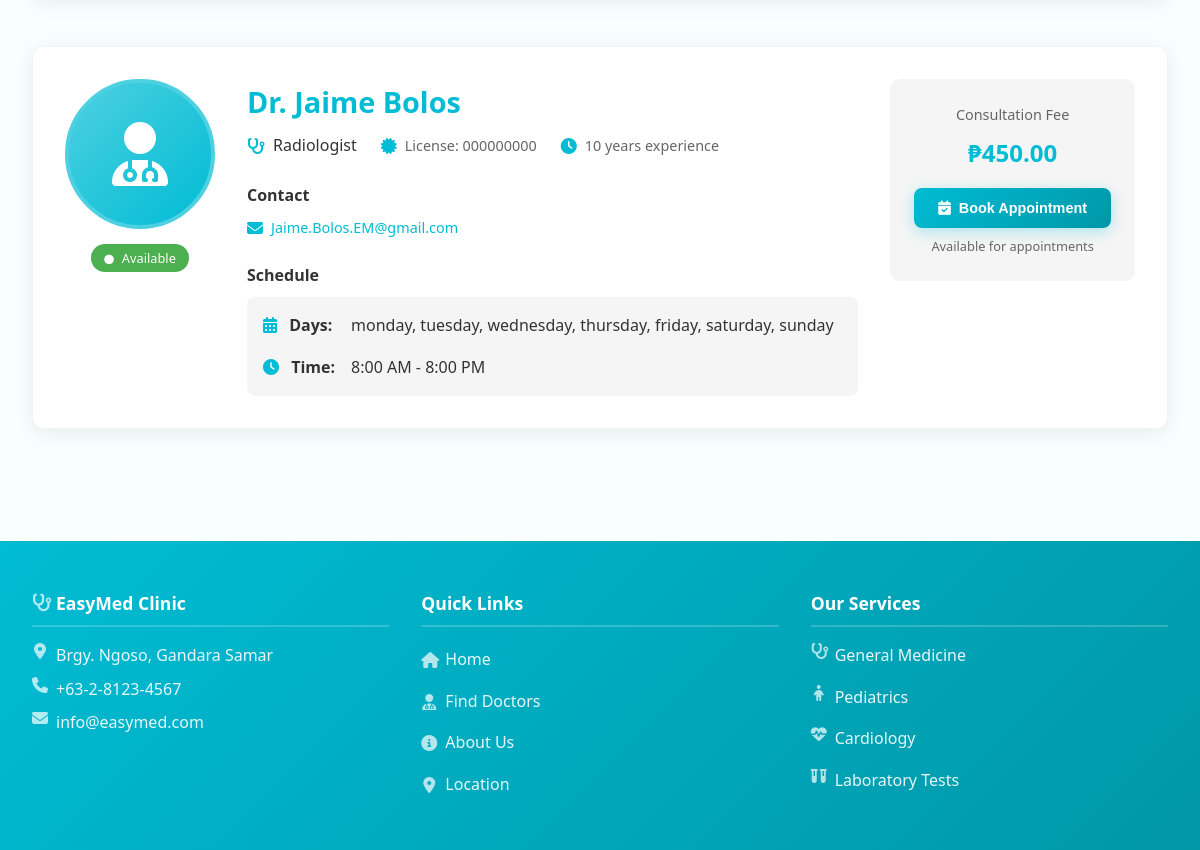
Page /doctors.php (lower part) on the earlier database version.
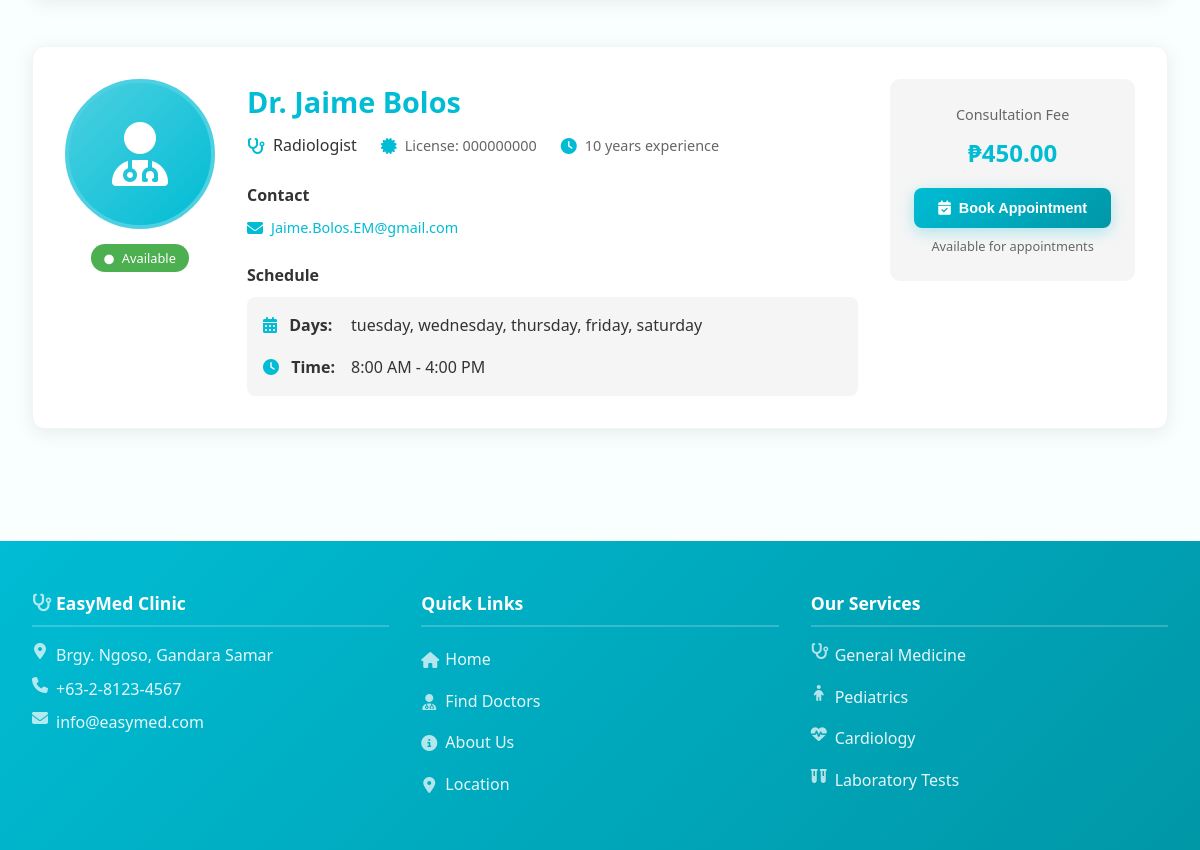
Same page on the later database version.
### tables this page shows
CREATE TABLE doctors (
                    id INTEGER PRIMARY KEY AUTOINCREMENT,
                    user_id INTEGER,
                    specialty VARCHAR(100),
                    license_number VARCHAR(50),
                    phone VARCHAR(20),
                    experience_years INTEGER DEFAULT 0,
                    consultation_fee DECIMAL(10,2) DEFAULT 0.00,
                    schedule_days TEXT,
                    schedule_time_start TIME,
                    schedule_time_end TIME,
                    biography TEXT,
                    is_available INTEGER DEFAULT 1,
                    status VARCHAR(20) DEFAULT 'active' CHECK (status IN ('active', 'inactive')),
                    created_at DATETIME DEFAULT CURRENT_TIMESTAMP,
                    FOREIGN KEY (user_id) REFERENCES users(id)
                );

CREATE TABLE users (
                    id INTEGER PRIMARY KEY AUTOINCREMENT,
                    username VARCHAR(50) UNIQUE NOT NULL,
                    email VARCHAR(100) UNIQUE NOT NULL,
                    password VARCHAR(255) NOT NULL,
                    first_name VARCHAR(50),
                    last_name VARCHAR(50),
                    profile_image VARCHAR(255),
                    role VARCHAR(20) DEFAULT 'patient' CHECK (role IN ('admin', 'doctor', 'patient')),
                    is_active INTEGER DEFAULT 1,
                    status VARCHAR(20) DEFAULT 'pending' CHECK (status IN ('active', 'inactive', 'pending')),
                    created_at DATETIME DEFAULT CURRENT_TIMESTAMP,
                    updated_at DATETIME DEFAULT CURRENT_TIMESTAMP
                , email_verified INTEGER DEFAULT 0, phone TEXT, date_of_birth TEXT, gender TEXT, address TEXT);

### includes/database.php (called while the page is built, shortened)
<?php
class Database {
    private $connection;
    private static $instance = null;
    public static function getInstance() {
        if (self::$instance === null) {
            self::$instance = new self();
        }
        return self::$instance;
    }
    private function connect() {
        try {
            if (DB_TYPE === 'sqlite') {
                $this->connection = new PDO(
                    "sqlite:" . SQLITE_PATH,
                    null,
                    null,
                    array(
                        PDO::ATTR_ERRMODE => PDO::ERRMODE_EXCEPTION,
                        PDO::ATTR_DEFAULT_FETCH_MODE => PDO::FETCH_ASSOC
                    )
                );
                $this->connection->exec('PRAGMA foreign_keys = ON');
            }
        } catch (PDOException $e) {
            die("Database connection failed: " . $e->getMessage());
        }
    }
    public function query($sql, $params = array()) {
        try {
            $stmt = $this->connection->prepare($sql);
            $stmt->execute($params);
            return $stmt;
        } catch (PDOException $e) {
            error_log("Database query error: " . $e->getMessage());
            throw $e;
        }
    }
    public function fetchAll($sql, $params = array()) {
        $stmt = $this->query($sql, $params);
        return $stmt->fetchAll();
    }
}
?>

### includes/functions.php (called while the page is built, shortened)
<?php
require_once 'database.php';
function formatTime($time, $format = 'g:i A') {
    $timestamp = strtotime($time);
    return date($format, $timestamp);
}
?>

### doctors.php (the view, shortened to what the changed rows need)
<?php
require_once 'includes/header.php';
$db = Database::getInstance();
$doctors = $db->fetchAll("
    SELECT u.id, u.first_name, u.last_name, u.email, u.profile_image,
           d.id as doctor_id, d.specialty, d.license_number, d.biography,
           d.consultation_fee, d.experience_years, d.schedule_days,
           d.schedule_time_start, d.schedule_time_end, d.is_available, d.phone
    FROM users u
    JOIN doctors d ON u.id = d.user_id
    WHERE u.role = 'doctor' AND u.is_active = 1
    ORDER BY u.first_name
");
?>
<section class="section">
    <div class="container">
        <?php if (!empty($doctors)): ?>
            <div style="display: grid; gap: 3rem;">
                <?php foreach ($doctors as $index => $doctor): ?>
                    <div class="card" style="<?php echo $index % 2 === 0 ? '' : 'background: linear-gradient(135deg, rgba(0, 188, 212, 0.05), rgba(77, 208, 225, 0.05));'; ?>">
                        <div style="display: grid; grid-template-columns: auto 1fr auto; gap: 2rem; align-items: start;">
                            <div style="text-align: center;">
                                <?php if (!empty($doctor['profile_image']) && file_exists('assets/images/' . $doctor['profile_image'])): ?>
                                    <img src="<?php echo SITE_URL; ?>/assets/images/<?php echo htmlspecialchars($doctor['profile_image']); ?>"
                                         alt="Dr. <?php echo htmlspecialchars($doctor['first_name'] . ' ' . $doctor['last_name']); ?>"
                                         style="width: 150px; height: 150px; border-radius: 50%; object-fit: cover; border: 4px solid var(--light-cyan);">
                                <?php else: ?>
                                    <div style="width: 150px; height: 150px; background: linear-gradient(135deg, var(--light-cyan), var(--primary-cyan)); border-radius: 50%; display: flex; align-items: center; justify-content: center; border: 4px solid var(--light-cyan);">
                                        <i class="fas fa-user-md" style="font-size: 4rem; color: white;"></i>
                                    </div>
                                <?php endif; ?>
                                <div style="margin-top: 1rem;">
                                    <?php if ($doctor['is_available']): ?>
                                        <span style="background-color: var(--success); color: white; padding: 0.3rem 0.8rem; border-radius: 20px; font-size: 0.8rem; font-weight: 500;">
                                            <i class="fas fa-circle" style="font-size: 0.6rem; margin-right: 0.3rem;"></i>
                                            Available
                                        </span>
                                    <?php endif; ?>
                                </div>
                            </div>
                            <div>
                                <h3 style="color: var(--primary-cyan); margin-bottom: 0.5rem; font-size: 1.8rem;">
                                    Dr. <?php echo htmlspecialchars($doctor['first_name'] . ' ' . $doctor['last_name']); ?>
                                </h3>
                                <div style="display: flex; flex-wrap: wrap; gap: 1.5rem; margin-bottom: 1.5rem;">
                                    <div style="display: flex; align-items: center;">
                                        <i class="fas fa-stethoscope" style="color: var(--primary-cyan); margin-right: 0.5rem;"></i>
                                        <span style="font-weight: 500; color: var(--text-dark);">
                                            <?php echo htmlspecialchars($doctor['specialty']); ?>
                                        </span>
                                    </div>
                                    <div style="display: flex; align-items: center;">
                                        <i class="fas fa-certificate" style="color: var(--primary-cyan); margin-right: 0.5rem;"></i>
                                        <span style="color: var(--text-light); font-size: 0.9rem;">
                                            License: <?php echo htmlspecialchars($doctor['license_number']); ?>
                                        </span>
                                    </div>
                                    <?php if ($doctor['experience_years'] > 0): ?>
                                        <div style="display: flex; align-items: center;">
                                            <i class="fas fa-clock" style="color: var(--primary-cyan); margin-right: 0.5rem;"></i>
                                            <span style="color: var(--text-light); font-size: 0.9rem;">
                                                <?php echo $doctor['experience_years']; ?> years experience
                                            </span>
                                        </div>
                                    <?php endif; ?>
                                </div>
                                <div style="margin-bottom: 1.5rem;">
                                    <h4 style="color: var(--text-dark); margin-bottom: 0.5rem; font-size: 1rem;">Contact</h4>
                                    <div style="display: flex; flex-wrap: wrap; gap: 1rem;">
                                        <?php if (!empty($doctor['email'])): ?>
                                            <div style="display: flex; align-items: center;">
                                                <i class="fas fa-envelope" style="color: var(--primary-cyan); margin-right: 0.5rem;"></i>
                                                <a href="mailto:<?php echo htmlspecialchars($doctor['email']); ?>"
                                                   style="color: var(--primary-cyan); text-decoration: none; font-size: 0.9rem;">
                                                    <?php echo htmlspecialchars($doctor['email']); ?>
                                                </a>
                                            </div>
                                        <?php endif; ?>
                                    </div>
                                </div>
                                <div>
                                    <h4 style="color: var(--text-dark); margin-bottom: 0.5rem; font-size: 1rem;">Schedule</h4>
                                    <div style="background-color: var(--light-gray); padding: 1rem; border-radius: 8px;">
                                        <div style="display: grid; grid-template-columns: auto 1fr; gap: 1rem; align-items: center;">
                                            <div>
                                                <i class="fas fa-calendar-alt" style="color: var(--primary-cyan); margin-right: 0.5rem;"></i>
                                                <strong>Days:</strong>
                                            </div>
                                            <div style="color: var(--text-dark);">
                                                <?php
                                                $days = explode(',', $doctor['schedule_days']);
                                                echo htmlspecialchars(implode(', ', $days));
                                                ?>
                                            </div>
                                            <div>
                                                <i class="fas fa-clock" style="color: var(--primary-cyan); margin-right: 0.5rem;"></i>
                                                <strong>Time:</strong>
                                            </div>
                                            <div style="color: var(--text-dark);">
                                                <?php
                                                if (!empty($doctor['schedule_time_start']) && !empty($doctor['schedule_time_end'])) {
                                                    echo formatTime($doctor['schedule_time_start']) . ' - ' . formatTime($doctor['schedule_time_end']);
                                                } else {
                                                    echo 'Not set';
                                                }
                                                ?>
                                            </div>
                                        </div>
                                    </div>
                                </div>
                            </div>
                            <div style="text-align: center; min-width: 200px;">
                                <div style="background-color: var(--light-gray); padding: 1.5rem; border-radius: 10px;">
                                    <div style="margin-bottom: 1rem;">
                                        <div style="font-size: 0.9rem; color: var(--text-light); margin-bottom: 0.5rem;">
                                            Consultation Fee
                                        </div>
                                        <div style="font-size: 1.5rem; font-weight: bold; color: var(--primary-cyan);">
                                            ₱<?php echo number_format($doctor['consultation_fee'], 2); ?>
                                        </div>
                                    </div>
                                    <?php if ($doctor['is_available']): ?>
                                        <?php if (isset($_SESSION['user_id']) && $_SESSION['role'] === 'patient'): ?>
                                            <a href="<?php echo SITE_URL; ?>/patient/book-appointment.php?doctor=<?php echo $doctor['doctor_id']; ?>"
                                               class="btn btn-primary w-100" style="margin-bottom: 0.5rem;">
                                                <i class="fas fa-calendar-check"></i> Book Appointment
                                            </a>
                                        <?php else: ?>
                                            <button class="btn btn-primary w-100" onclick="EasyMed.openModal('loginModal')" style="margin-bottom: 0.5rem;">
                                                <i class="fas fa-calendar-check"></i> Book Appointment
                                            </button>
                                        <?php endif; ?>
                                        <div style="font-size: 0.8rem; color: var(--text-light); text-align: center;">
                                            Available for appointments
                                        </div>
                                    <?php endif; ?>
                                </div>
                            </div>
                        </div>
                    </div>
                <?php endforeach; ?>
            </div>
        <?php endif; ?>
    </div>
</section>
<?php require_once 'includes/footer.php'; ?>

Differences in the rows shown:
changed doctors "Radiologist": schedule_days "monday, tuesday, wednesday, thursday, friday, saturday, sunday" → "tuesday, wednesday, thursday, friday, saturday"; schedule_time_end "8:00 PM" → "4:00 PM"
